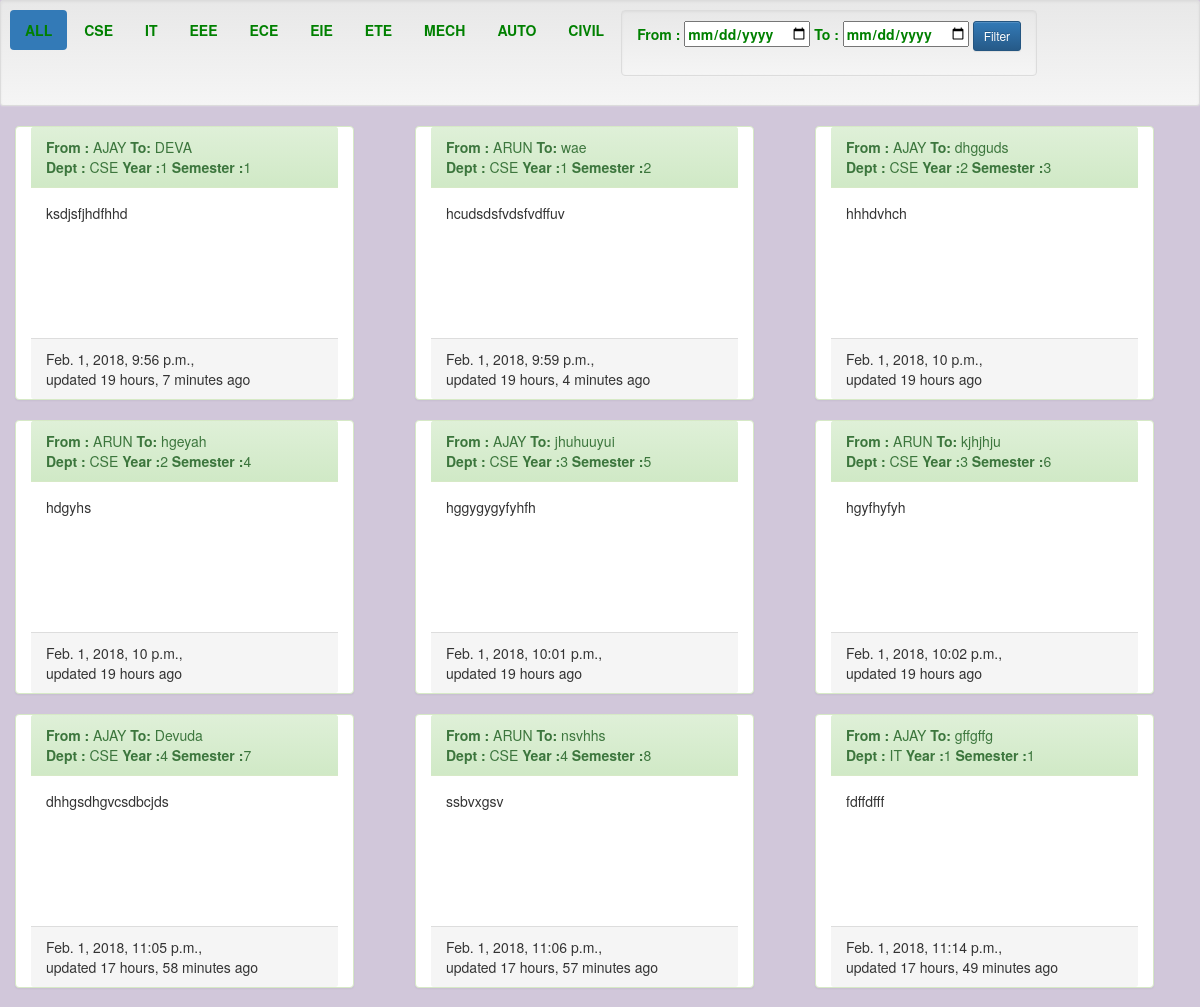
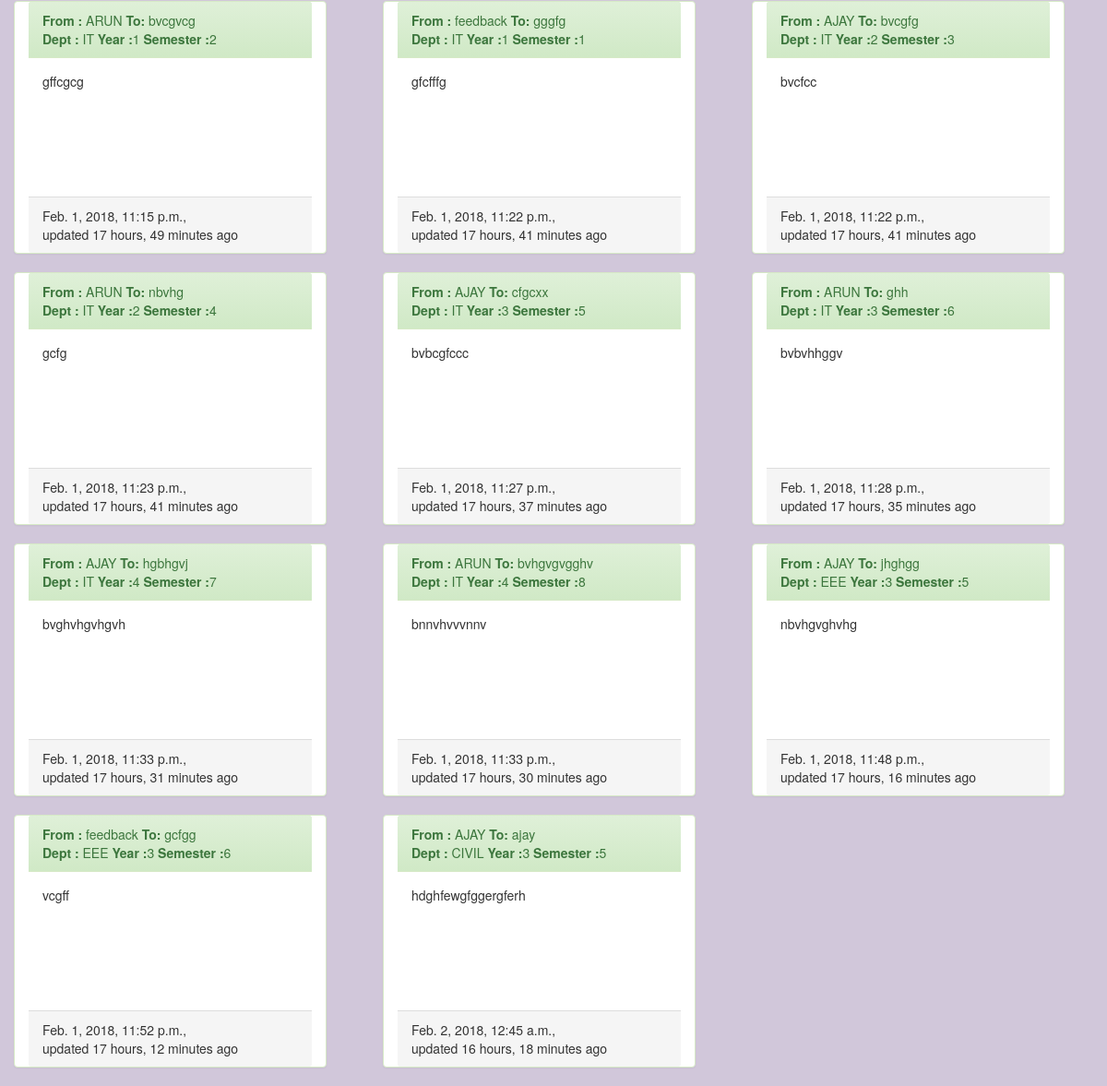
Page /adminstudentdetails (signed in) on the committed database (2 pictures, top to bottom).
### feed/models.py (models this page shows, shortened)
class StudentsFeedback(models.Model):
    owner = models.ForeignKey(User, on_delete=models.CASCADE)
    department = models.CharField(max_length=150, choices=dept_drop, default='choose')
    year = models.CharField(max_length=150, choices=year_drop, default='choose')
    semester = models.CharField(max_length=150, choices=semester_drop, default='choose')
    staffName = models.CharField(max_length=150)
    feedback = models.TextField(max_length=1000)
    timestamp = models.DateTimeField(auto_now_add=True)
    updated = models.DateTimeField(auto_now=True)

### feed/views.py (the view)
# urls.py: url(r'^adminstudentdetails$', AdminStudentDetails, name='adminstudents'),
def AdminStudentDetails(request):
    queryset = StudentsFeedback.objects.all()
    context = {
        'all': queryset,
        'cse1y1s': cse1y1s,
        'cse1y2s': cse1y2s,
        'cse2y3s': cse2y3s,
        'cse2y4s': cse2y4s,
        'cse3y5s': cse3y5s,
        'cse3y6s': cse3y6s,
        'cse4y7s': cse4y7s,
        'cse4y8s': cse4y8s,
        'it1y1s': it1y1s,
        'it1y2s': it1y2s,
        'it2y3s': it2y3s,
        'it2y4s': it2y4s,
        'it3y5s': it3y5s,
        'it3y6s': it3y6s,
        'it4y7s': it4y7s,
        'it4y8s': it4y8s,
        'eee1y1s': eee1y1s,
        'eee1y2s': eee1y2s,
        'eee2y3s': eee2y3s,
        'eee2y4s': eee2y4s,
        'eee3y5s': eee3y5s,
        'eee3y6s': eee3y6s,
        'eee4y7s': eee4y7s,
        'eee4y8s': eee4y8s,
        'ece1y1s': ece1y1s,
        'ece1y2s': ece1y2s,
        'ece2y3s': ece2y3s,
        'ece2y4s': ece2y4s,
        'ece3y5s': ece3y5s,
        'ece3y6s': ece3y6s,
        'ece4y7s': ece4y7s,
        'ece4y8s': ece4y8s,
        'eie1y1s': eie1y1s,
        'eie1y2s': eie1y2s,
        'eie2y3s': eie2y3s,
        'eie2y4s': eie2y4s,
        'eie3y5s': eie3y5s,
        'eie3y6s': eie3y6s,
        'eie4y7s': eie4y7s,
        'eie4y8s': eie4y8s,
        'ete1y1s': ete1y1s,
        'ete1y2s': ete1y2s,
        'ete2y3s': ete2y3s,
        'ete2y4s': ete2y4s,
        'ete3y5s': ete3y5s,
        'ete3y6s': ete3y6s,
        'ete4y7s': ete4y7s,
        'ete4y8s': ete4y8s,
        'mech1y1s': mech1y1s,
        'mech1y2s': mech1y2s,
        'mech2y3s': mech2y3s,
        'mech2y4s': mech2y4s,
        'mech3y5s': mech3y5s,
        'mech3y6s': mech3y6s,
        'mech4y7s': mech4y7s,
        'mech4y8s': mech4y8s,
        'auto1y1s': auto1y1s,
        'auto1y2s': auto1y2s,
        'auto2y3s': auto2y3s,
        'auto2y4s': auto2y4s,
        'auto3y5s': auto3y5s,
        'auto3y6s': auto3y6s,
        'auto4y7s': auto4y7s,
        'auto4y8s': auto4y8s,
        'civil1y1s': civil1y1s,
        'civil1y2s': civil1y2s,
        'civil2y3s': civil2y3s,
        'civil2y4s': civil2y4s,
        'civil3y5s': civil3y5s,
        'civil3y6s': civil3y6s,
        'civil4y7s': civil4y7s,
        'civil4y8s': civil4y8s,
    }
    if request.user.is_superuser:
        return render(request, 'feed/adminstudentfeedbackdetails.html', context)
    else:
        return redirect('/')

### feed/templates/feed/adminstudentfeedbackdetails.html (shortened to what this page needs)
{% extends 'feed/link.html' %}
{% block link %}
    <body>
    <ul class="well well-sm nav nav-pills">
        <li class="active"><a data-toggle="tab" href="#all">ALL</a></li>
        <li><a data-toggle="tab" href="#cse">CSE</a></li>
        <li><a data-toggle="tab" href="#it">IT</a></li>
        <li><a data-toggle="tab" href="#eee">EEE</a></li>
        <li><a data-toggle="tab" href="#ece">ECE</a></li>
        <li><a data-toggle="tab" href="#eie">EIE</a></li>
        <li><a data-toggle="tab" href="#ete">ETE</a></li>
        <li><a data-toggle="tab" href="#mech">MECH</a></li>
        <li><a data-toggle="tab" href="#auto">AUTO</a></li>
        <li><a data-toggle="tab" href="#civil">CIVIL</a></li>
        <li>
            <a class="well well-sm">
                <form method="post" action="{% url 'adminstudentfilter' %}">
                    <label for="date1">From :</label>
                    <input id="date1" name="datef" type="date">
                    <label for="date2">To : </label>
                    <input id="date2" name="datet" type="date">
                    <button  type="submit" class="btn btn-sm btn-primary">Filter</button>
                </form>
            </a>
        </li>
    </ul>
    <div class="tab-content">
        <div id="all" class="tab-pane fade in active">
            {% for obj in all %}
                <div class="col-lg-4 col-md-4 col-sm-12 col-xs-12">
                    <span class="panel panel-success col-lg-11 col-md-11 col-sm-12 col-xs-12">
                        <div class="panel-heading">
                            <b>From : </b>{{ obj.owner }}     <b>To: </b>{{ obj.staffName }}<br>
                            <b>Dept : </b>{{ obj.department }} <b>Year :</b>{{ obj.year }} <b>Semester :</b>{{ obj.semester }}
                        </div>
                        <div class="panel-body">{{ obj.feedback }}</div>
                        <div class="panel-footer">{{ obj.timestamp }}, <br>updated {{ obj.updated|timesince }} ago</div>
                    </span>
                </div>
            {% endfor %}
        </div>
    </div>
    </body>
{% endblock %}

### rows in the picture
StudentsFeedback: owner "AJAY", staffName "DEVA", department "CSE", year "1", semester "1", feedback "ksdjsfjhdfhhd", timestamp "Feb. 1, 2018, 9:56 p.m.", updated "19 hours, 7 minutes"
StudentsFeedback: owner "ARUN", staffName "wae", department "CSE", year "1", semester "2", feedback "hcudsdsfvdsfvdffuv", timestamp "Feb. 1, 2018, 9:59 p.m.", updated "19 hours, 4 minutes"
StudentsFeedback: owner "AJAY", staffName "dhgguds", department "CSE", year "2", semester "3", feedback "hhhdvhch", timestamp "Feb. 1, 2018, 10 p.m.", updated "19 hours"
StudentsFeedback: owner "ARUN", staffName "hgeyah", department "CSE", year "2", semester "4", feedback "hdgyhs", timestamp "Feb. 1, 2018, 10 p.m.", updated "19 hours"
StudentsFeedback: owner "AJAY", staffName "jhuhuuyui", department "CSE", year "3", semester "5", feedback "hggygygyfyhfh", timestamp "Feb. 1, 2018, 10:01 p.m.", updated "19 hours"
StudentsFeedback: owner "ARUN", staffName "kjhjhju", department "CSE", year "3", semester "6", feedback "hgyfhyfyh", timestamp "Feb. 1, 2018, 10:02 p.m.", updated "19 hours"
StudentsFeedback: owner "AJAY", staffName "Devuda", department "CSE", year "4", semester "7", feedback "dhhgsdhgvcsdbcjds", timestamp "Feb. 1, 2018, 11:05 p.m.", updated "17 hours, 58 minutes"
StudentsFeedback: owner "ARUN", staffName "nsvhhs", department "CSE", year "4", semester "8", feedback "ssbvxgsv", timestamp "Feb. 1, 2018, 11:06 p.m.", updated "17 hours, 57 minutes"
StudentsFeedback: owner "AJAY", staffName "gffgffg", department "IT", year "1", semester "1", feedback "fdffdfff", timestamp "Feb. 1, 2018, 11:14 p.m.", updated "17 hours, 49 minutes"
StudentsFeedback: owner "ARUN", staffName "bvcgvcg", department "IT", year "1", semester "2", feedback "gffcgcg", timestamp "Feb. 1, 2018, 11:15 p.m.", updated "17 hours, 49 minutes"
StudentsFeedback: owner "feedback", staffName "gggfg", department "IT", year "1", semester "1", feedback "gfcfffg", timestamp "Feb. 1, 2018, 11:22 p.m.", updated "17 hours, 41 minutes"
StudentsFeedback: owner "AJAY", staffName "bvcgfg", department "IT", year "2", semester "3", feedback "bvcfcc", timestamp "Feb. 1, 2018, 11:22 p.m.", updated "17 hours, 41 minutes"
StudentsFeedback: owner "ARUN", staffName "nbvhg", department "IT", year "2", semester "4", feedback "gcfg", timestamp "Feb. 1, 2018, 11:23 p.m.", updated "17 hours, 41 minutes"
StudentsFeedback: owner "AJAY", staffName "cfgcxx", department "IT", year "3", semester "5", feedback "bvbcgfccc", timestamp "Feb. 1, 2018, 11:27 p.m.", updated "17 hours, 37 minutes"
StudentsFeedback: owner "ARUN", staffName "ghh", department "IT", year "3", semester "6", feedback "bvbvhhggv", timestamp "Feb. 1, 2018, 11:28 p.m.", updated "17 hours, 35 minutes"
StudentsFeedback: owner "AJAY", staffName "hgbhgvj", department "IT", year "4", semester "7", feedback "bvghvhgvhgvh", timestamp "Feb. 1, 2018, 11:33 p.m.", updated "17 hours, 31 minutes"
StudentsFeedback: owner "ARUN", staffName "bvhgvgvgghv", department "IT", year "4", semester "8", feedback "bnnvhvvvnnv", timestamp "Feb. 1, 2018, 11:33 p.m.", updated "17 hours, 30 minutes"
StudentsFeedback: owner "AJAY", staffName "jhghgg", department "EEE", year "3", semester "5", feedback "nbvhgvghvhg", timestamp "Feb. 1, 2018, 11:48 p.m.", updated "17 hours, 16 minutes"
StudentsFeedback: owner "feedback", staffName "gcfgg", department "EEE", year "3", semester "6", feedback "vcgff", timestamp "Feb. 1, 2018, 11:52 p.m.", updated "17 hours, 12 minutes"
StudentsFeedback: owner "AJAY", staffName "ajay", department "CIVIL", year "3", semester "5", feedback "hdghfewgfggergferh", timestamp "Feb. 2, 2018, 12:45 a.m.", updated "16 hours, 18 minutes"
